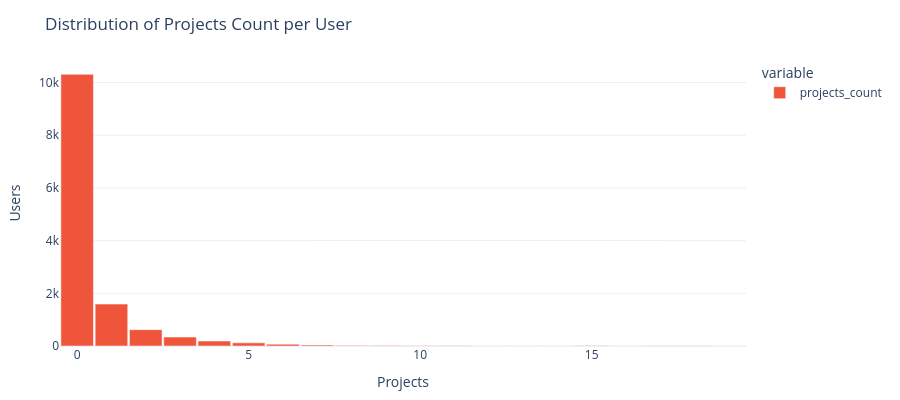

Source (notebook cell):
### Markdown cell above
# Distribution of projects count

How many projects do users typically have?

### Code cell
s = pd.to_numeric(df['projects_count'], errors='coerce')
fig = px.histogram(
    s.dropna(), nbins=30,
    title='Distribution of Projects Count per User',
    labels={'value': 'Projects', 'count': 'Users'},
    color_discrete_sequence=['#EF553B']
)
fig.update_traces(marker_line_color='white', marker_line_width=0.5)
fig.update_layout(bargap=0.05,
                  height=max(DEFAULT_HEIGHT - 20, 400),
                  xaxis_title='Projects', yaxis_title='Users')
fig.show()

save_plotly(fig, name='projects_count_distribution', description='Histogram of projects count per user', friendly_name='Projects Count Distribution')

### Figure 1 — Plotly figure (JSON) as saved in the notebook; plotly's stock layout.template omitted (floating-point values rounded to 4 significant figures; data arrays with more than 128 entries replaced by an {"elided": "..."} marker saying what was removed)
{"data": [{"bingroup": "x", "hovertemplate": "variable=projects_count<br>Projects=%{x}<br>count=%{y}<extra></extra>", "legendgroup": "projects_count", "marker": {"color": "#EF553B", "line": {"color": "white", "width": 0.5}, "pattern": {"shape": ""}}, "name": "projects_count", "nbinsx": 30, "orientation": "v", "showlegend": true, "type": "histogram", "x": {"elided": "13360 int values"}, "xaxis": "x", "yaxis": "y"}], "layout": {"bargap": 0.05, "barmode": "relative", "height": 400, "legend": {"title": {"text": "variable"}, "tracegroupgap": 0}, "title": {"text": "Distribution of Projects Count per User"}, "xaxis": {"anchor": "y", "domain": [0, 1], "title": {"text": "Projects"}}, "yaxis": {"anchor": "x", "domain": [0, 1], "title": {"text": "Users"}}}}
